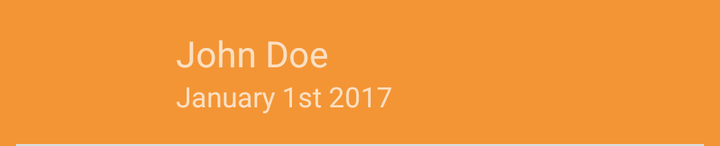
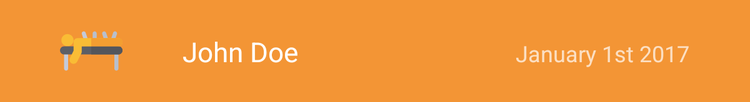

An Android layout and its configuration variant, each rendered on a device that would load it. The default file and the variant file are quoted in full after the pictures.
<!-- AndroidManifest.xml: application theme AppTheme -->
<!-- res/layout/client_list_item.xml -->
<?xml version="1.0" encoding="utf-8"?>
<LinearLayout xmlns:android="http://schemas.android.com/apk/res/android"
    xmlns:tools="http://schemas.android.com/tools"
    android:layout_width="match_parent"
    android:layout_height="wrap_content"
    android:orientation="vertical">

    <LinearLayout
        android:layout_width="match_parent"
        android:layout_height="match_parent"
        android:orientation="horizontal">

        <ImageView
            android:id="@+id/ic_client"
            android:layout_width="@dimen/list_item_height"
            android:layout_height="@dimen/list_item_height"
            android:scaleType="center"
            android:src="@drawable/ic_account_circle_black_36dp" />

        <LinearLayout
            android:layout_width="match_parent"
            android:layout_height="@dimen/list_item_height"
            android:gravity="center_vertical"
            android:orientation="vertical"
            android:paddingLeft="@dimen/activity_horizontal_margin">

            <TextView
                android:id="@+id/tv_client_list_name"
                android:layout_width="wrap_content"
                android:layout_height="wrap_content"
                android:textAppearance="?android:textAppearanceMedium"
                tools:text="John Doe" />

            <TextView
                android:id="@+id/tv_client_list_last_session"
                android:layout_width="wrap_content"
                android:layout_height="wrap_content"
                tools:text="January 1st 2017" />

        </LinearLayout>

    </LinearLayout>

    
    <View
        android:layout_width="match_parent"
        android:layout_height="1dp"
        android:background="#dadada"
        android:layout_marginLeft="8dp"
        android:layout_marginRight="8dp" />

</LinearLayout>
<!-- resources referenced by this layout -->
<resources>
  <dimen name="activity_horizontal_margin">16dp</dimen>
  <dimen name="list_item_height">72dp</dimen>
  <style name="AppTheme" parent="Theme.AppCompat">
          
          <item name="colorPrimary">@color/colorPrimary</item>
          <item name="colorPrimaryDark">@color/colorPrimaryDark</item>
          <item name="colorAccent">@color/colorAccent</item>
          <item name="android:windowBackground">@color/colorPrimary</item>
          <item name="actionBarStyle">@style/CustomActionBarStyle</item>
          <item name="buttonStyle">@style/AppTheme.Button</item>
          <item name="radioButtonStyle">@style/AppTheme.RadioButton</item>
      </style>
  <color name="colorPrimary">#F39535</color>
  <color name="colorPrimaryDark">#f57c00</color>
  <color name="colorAccent">#1F2830</color>
  <style name="CustomActionBarStyle" parent="Widget.AppCompat.ActionBar">
          <item name="background">@drawable/action_bar</item>
      </style>
  <style name="AppTheme.Button" parent="Widget.AppCompat.Button">
          <item name="android:background">@android:color/white</item>
          <item name="android:textColor">@color/colorAccent</item>
      </style>
  <style name="AppTheme.RadioButton" parent="Widget.AppCompat.CompoundButton.RadioButton">
          <item name="android:colorControlNormal">@color/colorAccent</item>
      </style>
  <!-- drawable action_bar (drawable) -->
  <vector xmlns:android="http://schemas.android.com/apk/res/android"
          android:width="320dp"
          android:height="56dp"
          android:viewportWidth="320.0"
          android:viewportHeight="56.0">
      <path
          android:pathData="M0,0h320v56h-320z"
          android:fillColor="#1F2830"/>
      <group>
          <clip-path android:pathData="M134,2h52v52h-52z M 0,0" />
      <group>
          <clip-path android:pathData="M134,9h52v36h-52z M 0,0" />
      </group>
      </group>
      <group>
          <clip-path android:pathData="M232,-1h88v57h-88z M 0,0" />
      </group>
      <group>
          <clip-path android:pathData="M0,0h110v56h-110z M 0,0" />
      </group>
      <group>
          <clip-path android:pathData="M254.7,0l40.81,56l-183.52,-0l76.84,-56z M 0,0" />
      </group>
      <group>
          <clip-path android:pathData="M51,0h158v41h-158z M 0,0" />
      </group>
  </vector>
</resources>
<!-- res/layout-sw600dp/client_list_item.xml (the repository's variant of the layout above) -->
<!-- drawn on a 7-inch tablet held upright -->
<?xml version="1.0" encoding="utf-8"?>
<android.support.constraint.ConstraintLayout xmlns:android="http://schemas.android.com/apk/res/android"
    xmlns:app="http://schemas.android.com/apk/res-auto"
    xmlns:tools="http://schemas.android.com/tools"
    android:layout_width="match_parent"
    android:layout_height="wrap_content"
    android:background="?android:attr/selectableItemBackground"
    android:orientation="vertical">

    <ImageView
        android:id="@+id/ic_client"
        android:layout_width="@dimen/ic_client_list_item"
        android:layout_height="@dimen/ic_client_list_item"
        android:layout_marginBottom="16dp"
        android:layout_marginStart="48dp"
        android:layout_marginTop="16dp"
        app:layout_constraintBottom_toBottomOf="parent"
        app:layout_constraintStart_toStartOf="parent"
        app:layout_constraintTop_toTopOf="parent"
        app:srcCompat="@drawable/ic_client" />

    <TextView
        android:id="@+id/tv_client_list_name"
        style="@style/ListItemPrimaryText"
        android:layout_marginBottom="8dp"
        android:layout_marginStart="48dp"
        android:layout_marginTop="8dp"
        app:layout_constraintBottom_toBottomOf="@+id/ic_client"
        app:layout_constraintStart_toEndOf="@+id/ic_client"
        app:layout_constraintTop_toTopOf="@+id/ic_client"
        tools:text="John Doe" />

    <TextView
        android:id="@+id/tv_client_list_last_session"
        style="@style/ListItemSecondaryText"
        android:layout_marginEnd="48dp"
        app:layout_constraintBaseline_toBaselineOf="@+id/tv_client_list_name"
        app:layout_constraintEnd_toEndOf="parent"
        tools:text="January 1st 2017" />

    
    <View
        android:id="@+id/view"
        style="@style/DividerViewStyle"
        android:layout_marginEnd="@dimen/divider_view_horizontal_padding"
        android:layout_marginStart="@dimen/divider_view_horizontal_padding"
        app:layout_constraintBottom_toBottomOf="parent"
        app:layout_constraintEnd_toEndOf="parent"
        app:layout_constraintStart_toStartOf="parent" />

</android.support.constraint.ConstraintLayout>
<!-- resources referenced by the variant -->
<!-- as a 7-inch tablet held upright resolves them -->
<resources>
  <dimen name="divider_view_horizontal_padding">4dp</dimen>
  <!-- from res/values-sw600dp/ -->
  <dimen name="ic_client_list_item">50dp</dimen>
  <!-- drawable ic_client: vector/xml drawable (drawable, 2431 chars, omitted) -->
  <style name="DividerViewStyle">
          <item name="android:layout_width">match_parent</item>
          <item name="android:layout_height">@dimen/divider_view_height</item>
          <item name="android:background">@color/colorItemListDivider</item>
          <item name="android:layout_marginRight">@dimen/divider_view_horizontal_padding</item>
          <item name="android:layout_marginLeft">@dimen/divider_view_horizontal_padding</item>
      </style>
  <!-- from res/values-sw600dp/ -->
  <style name="ListItemPrimaryText">
          <item name="android:layout_width">wrap_content</item>
          <item name="android:layout_height">wrap_content</item>
          <item name="android:textAppearance">?android:textAppearanceLarge</item>
          <item name="android:textColor">@android:color/white</item>
      </style>
  <!-- from res/values-sw600dp/ -->
  <style name="ListItemSecondaryText">
          <item name="android:layout_width">wrap_content</item>
          <item name="android:layout_height">wrap_content</item>
          <item name="android:textAppearance">?android:textAppearanceMedium</item>
      </style>
  <style name="AppTheme" parent="Theme.AppCompat">
          
          <item name="colorPrimary">@color/colorPrimary</item>
          <item name="colorPrimaryDark">@color/colorPrimaryDark</item>
          <item name="colorAccent">@color/colorAccent</item>
          <item name="android:windowBackground">@color/colorPrimary</item>
          <item name="actionBarStyle">@style/CustomActionBarStyle</item>
          <item name="buttonStyle">@style/AppTheme.Button</item>
          <item name="radioButtonStyle">@style/AppTheme.RadioButton</item>
      </style>
  <dimen name="divider_view_height">1dp</dimen>
  <color name="colorPrimary">#F39535</color>
  <color name="colorPrimaryDark">#f57c00</color>
  <color name="colorAccent">#1F2830</color>
  <style name="CustomActionBarStyle" parent="Widget.AppCompat.ActionBar">
          <item name="background">@drawable/action_bar</item>
      </style>
  <style name="AppTheme.Button" parent="Widget.AppCompat.Button">
          <item name="android:background">@android:color/white</item>
          <item name="android:textColor">@color/colorAccent</item>
      </style>
  <style name="AppTheme.RadioButton" parent="Widget.AppCompat.CompoundButton.RadioButton">
          <item name="android:colorControlNormal">@color/colorAccent</item>
      </style>
  <!-- drawable action_bar (drawable) -->
  <vector xmlns:android="http://schemas.android.com/apk/res/android"
          android:width="320dp"
          android:height="56dp"
          android:viewportWidth="320.0"
          android:viewportHeight="56.0">
      <path
          android:pathData="M0,0h320v56h-320z"
          android:fillColor="#1F2830"/>
      <group>
          <clip-path android:pathData="M134,2h52v52h-52z M 0,0" />
      <group>
          <clip-path android:pathData="M134,9h52v36h-52z M 0,0" />
      </group>
      </group>
      <group>
          <clip-path android:pathData="M232,-1h88v57h-88z M 0,0" />
      </group>
      <group>
          <clip-path android:pathData="M0,0h110v56h-110z M 0,0" />
      </group>
      <group>
          <clip-path android:pathData="M254.7,0l40.81,56l-183.52,-0l76.84,-56z M 0,0" />
      </group>
      <group>
          <clip-path android:pathData="M51,0h158v41h-158z M 0,0" />
      </group>
  </vector>
</resources>
